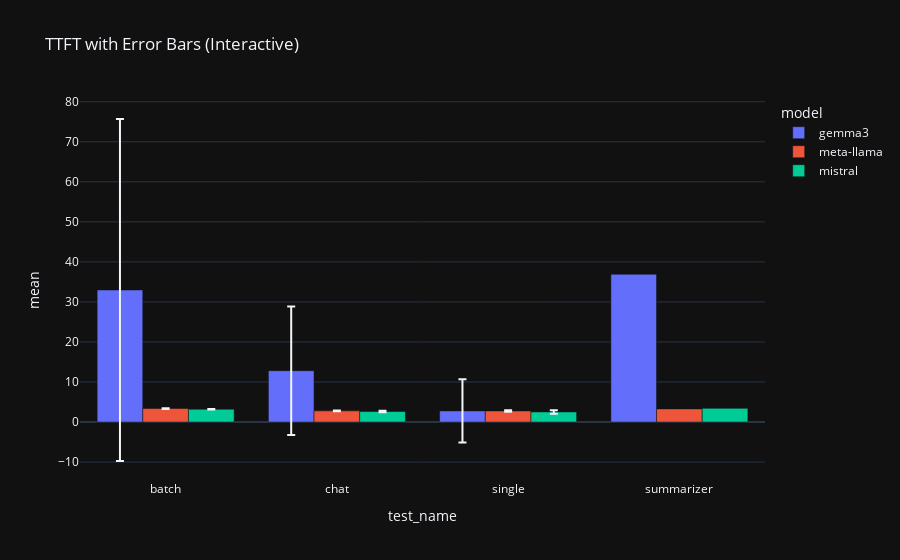

The code cell stored with this chart in its notebook:
### Code cell
grouped = df.groupby(['model', 'test_name', 'test_type'])['ttft'].agg(['mean', 'std']).reset_index()

import plotly.express as px

fig = px.bar(
    grouped[grouped['test_type'] == 'client'],
    x='test_name', y='mean', color='model',
    error_y='std', barmode='group',
    title='TTFT with Error Bars (Interactive)'
)
fig.show()

### Figure 1 — Plotly figure (JSON) as saved in the notebook; plotly's stock layout.template omitted (floating-point values rounded to 4 significant figures)
{"data": [{"alignmentgroup": "True", "error_y": {"array": [42.71, 16.03, 7.92, NaN]}, "hovertemplate": "model=gemma3<br>test_name=%{x}<br>mean=%{y}<extra></extra>", "legendgroup": "gemma3", "marker": {"color": "#636efa", "pattern": {"shape": ""}}, "name": "gemma3", "offsetgroup": "gemma3", "orientation": "v", "showlegend": true, "textposition": "auto", "x": ["batch", "chat", "single", "summarizer"], "xaxis": "x", "y": [32.98, 12.82, 2.783, 36.92], "yaxis": "y", "type": "bar"}, {"alignmentgroup": "True", "error_y": {"array": [0.09935, 0.1216, 0.1832, NaN]}, "hovertemplate": "model=meta-llama<br>test_name=%{x}<br>mean=%{y}<extra></extra>", "legendgroup": "meta-llama", "marker": {"color": "#EF553B", "pattern": {"shape": ""}}, "name": "meta-llama", "offsetgroup": "meta-llama", "orientation": "v", "showlegend": true, "textposition": "auto", "x": ["batch", "chat", "single", "summarizer"], "xaxis": "x", "y": [3.374, 2.791, 2.772, 3.281], "yaxis": "y", "type": "bar"}, {"alignmentgroup": "True", "error_y": {"array": [0.08148, 0.2009, 0.4494, NaN]}, "hovertemplate": "model=mistral<br>test_name=%{x}<br>mean=%{y}<extra></extra>", "legendgroup": "mistral", "marker": {"color": "#00cc96", "pattern": {"shape": ""}}, "name": "mistral", "offsetgroup": "mistral", "orientation": "v", "showlegend": true, "textposition": "auto", "x": ["batch", "chat", "single", "summarizer"], "xaxis": "x", "y": [3.198, 2.623, 2.518, 3.413], "yaxis": "y", "type": "bar"}], "layout": {"xaxis": {"anchor": "y", "domain": [0.0, 1.0], "title": {"text": "test_name"}}, "yaxis": {"anchor": "x", "domain": [0.0, 1.0], "title": {"text": "mean"}}, "legend": {"title": {"text": "model"}, "tracegroupgap": 0}, "title": {"text": "TTFT with Error Bars (Interactive)"}, "barmode": "group"}}
